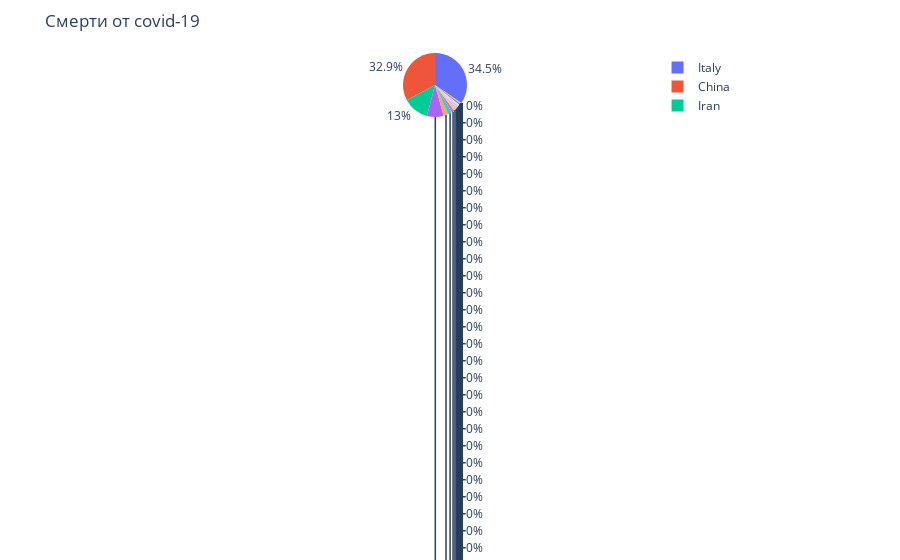

Notebook source saved alongside this figure:
### Markdown cell above
Статистика по смертям

### Code cell
x=data.groupby(['Country'],as_index=False)['Deaths'].last().sort_values(by="Deaths",ascending=False)
fig=px.pie(x,"Country","Deaths")
fig.update_layout(title="Смерти от covid-19")

### Figure 1 — Plotly figure (JSON) as saved in the notebook; plotly's stock layout.template omitted (floating-point values rounded to 4 significant figures; data arrays with more than 128 entries replaced by an {"elided": "..."} marker saying what was removed)
{"data": [{"domain": {"x": [0.0, 1.0], "y": [0.0, 1.0]}, "hovertemplate": "Country=%{label}<br>Deaths=%{value}<extra></extra>", "labels": {"elided": "155 str values"}, "legendgroup": "", "name": "", "showlegend": true, "values": {"elided": "155 int values"}, "type": "pie"}], "layout": {"legend": {"tracegroupgap": 0}, "margin": {"t": 60}, "title": {"text": "Смерти от covid-19"}}}
